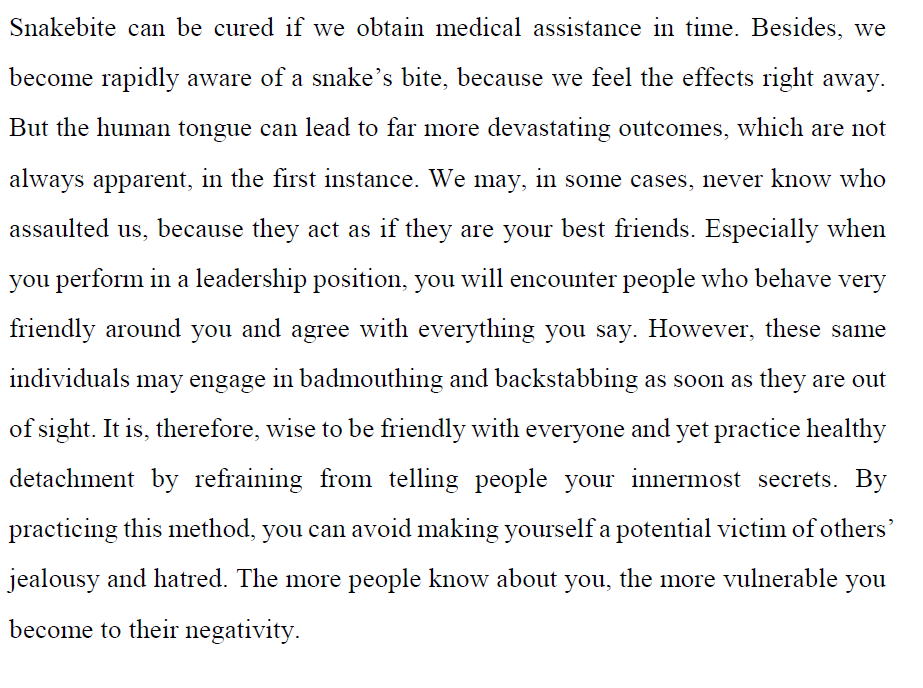
#> input picture sample_image.jpg, 923 x 688 px
$ python preprocess.py
#> lines starting #> are read from the running program, lines starting #| are printed output that depends on the picture; after the words box and inside, x2 and y2 are one past the last pixel; in counts of white or black regions, pixels touching at a corner belong together
import cv2
import numpy as np

def preprocess_image(image_path):
#> called with image_path = 'sample_image.jpg'
    image = cv2.imread(image_path)
#> image is the input picture: shape (688, 923, 3); mean B, G, R 239.6, 239.2, 239.2
    gray_image = cv2.cvtColor(image, cv2.COLOR_BGR2GRAY)
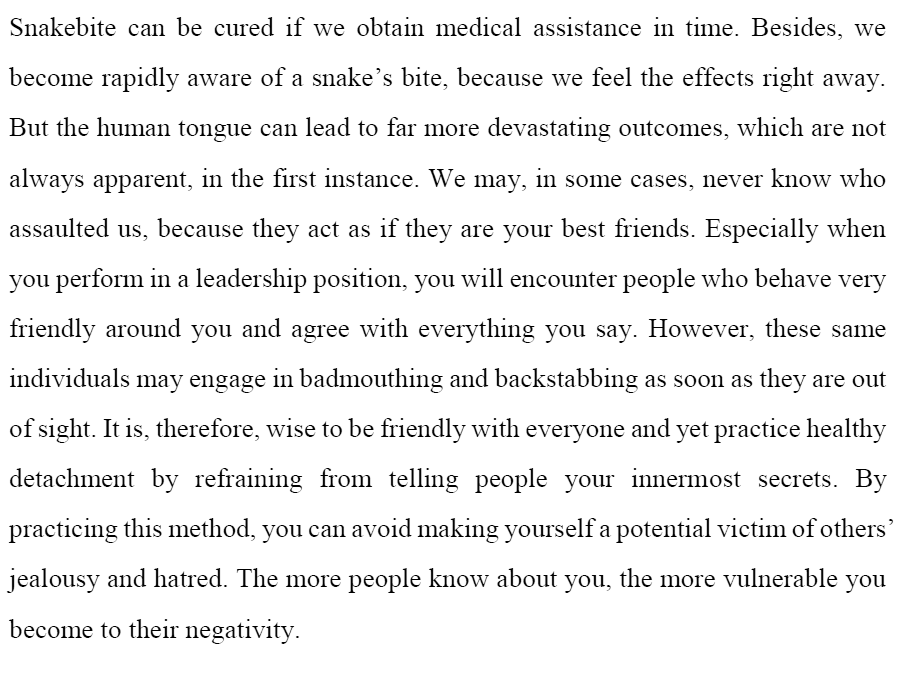
#> gray_image: shape (688, 923); min 0, max 255, mean 239.3
    blurred_image = cv2.GaussianBlur(gray_image, (5, 5), 0)
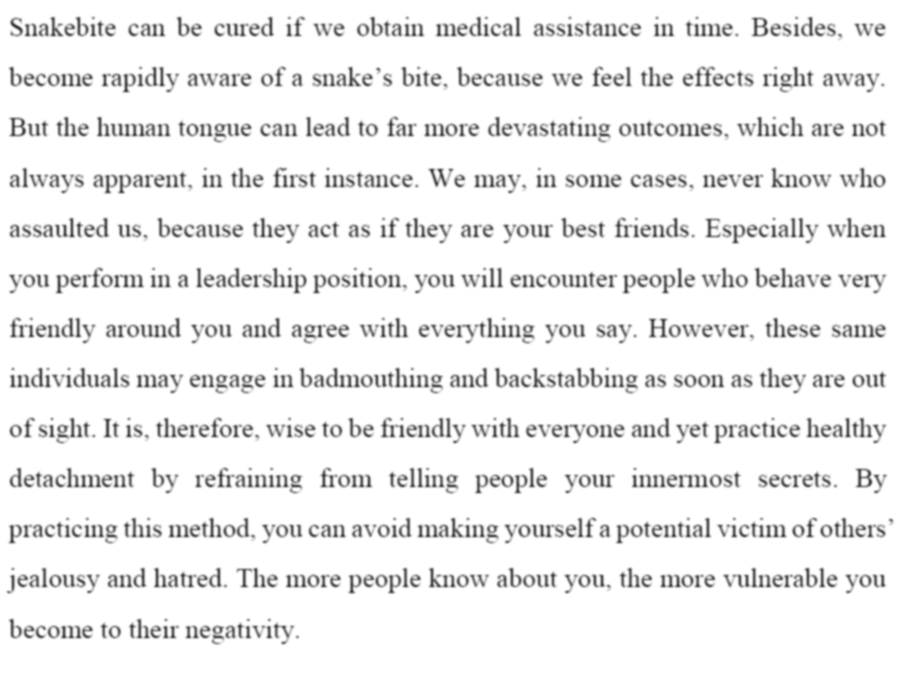
#> blurred_image: shape (688, 923); min 55, max 255, mean 239.3
    _, binary_image = cv2.threshold(blurred_image, 0, 255, cv2.THRESH_BINARY + cv2.THRESH_OTSU)
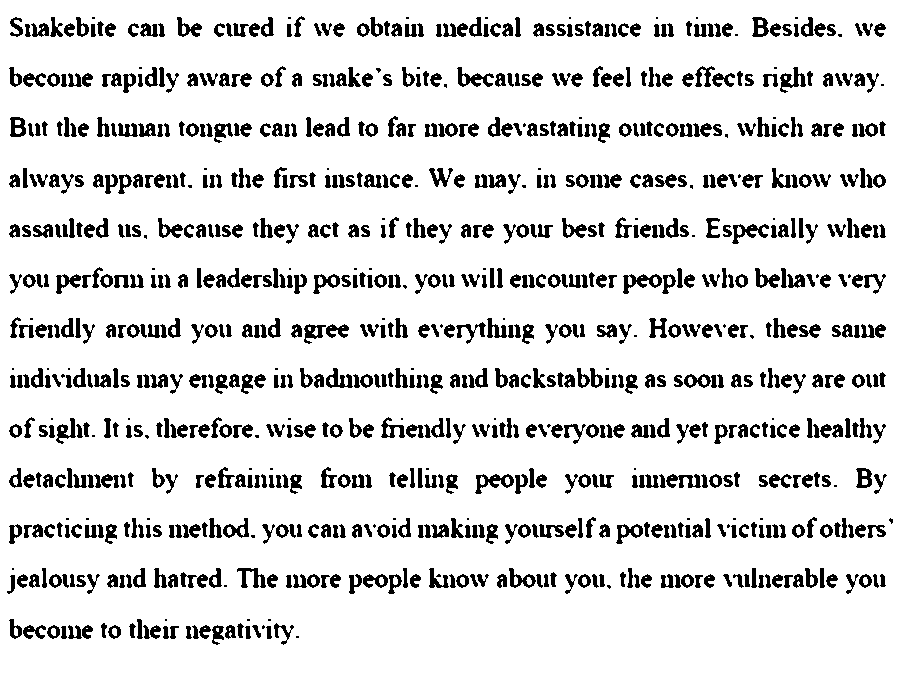
#> binary_image: shape (688, 923); 88.1% white; 939 black regions (92 under 20 px), largest, box (x1, y1, x2, y2) and area: (623, 274, 662, 294) 335, (475, 474, 514, 494) 327, (457, 67, 494, 87) 306

    return binary_image

if __name__ == "__main__":
    processed_image = preprocess_image("sample_image.jpg")
    cv2.imwrite("processed_image.jpg", processed_image)
